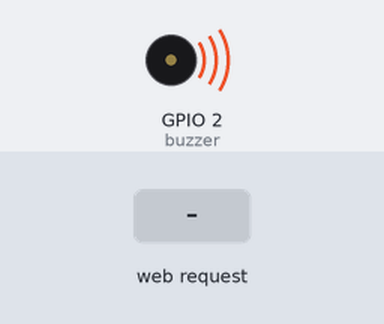
Bench run of a sketch on a simulated ESP8266 (NodeMCU). Parts: buzzer (waves = sounding, pin HIGH). The inputs (shaded band) are chosen by the test bench. EEPROM starts erased; what the sketch prints to the serial monitor is not drawn.

Above: at 2.2 s.
2.3 s: HTTP request GET /on received
At 2.95 s:
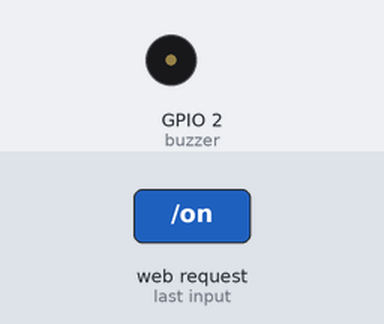
Timing chart, 0 to 6.3 s (numbered marks = the images above; inputs shaded):
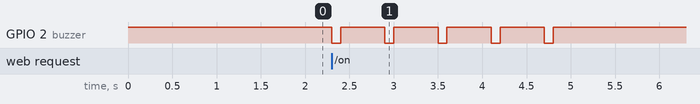

The sketch:

Tags_Arduino.ino
```cpp
#include <EEPROM.h>
#include <ESP8266WiFi.h>
#include <WiFiClient.h>
#include <ESP8266WebServer.h>
WiFiServer server(80);
char ssid[30];
char password[30];

int buzzer = 2;

String ssid_Arg;
String password_Arg;
String INDEX_HTML;
String ssidr = "";
String passwordr = "";

String read_string(int l, int p){
  String temp="";
  for (int n = p; n < l+p; ++n){
     if(char(EEPROM.read(n))!=';'){
        if(isWhitespace(char(EEPROM.read(n)))){
          //do nothing
        }else temp += String(char(EEPROM.read(n)));

     }else n=l+p;

    }
  return temp;
}

void setup() {
  pinMode(buzzer, OUTPUT);
  digitalWrite(buzzer,HIGH);
    INDEX_HTML = "<!DOCTYPE HTML>";
    INDEX_HTML +="<html>";
    INDEX_HTML +="<head>";
    INDEX_HTML +="<meta content=\"text/html; charset=ISO-8859-1\"";
    INDEX_HTML +=" http-equiv=\"content-type\">";
    INDEX_HTML +="<title>ESP8266 Web Form Demo</title>";
    INDEX_HTML +="</head>";
    INDEX_HTML +="<body>";
    INDEX_HTML +="<h1>ESP8266 Web Form Demo</h1>";
    INDEX_HTML +="<FORM action=\"/submit/test/pswd\" method=\"post\">";
    INDEX_HTML +="<P>";
    INDEX_HTML +=ssid_Arg;
    INDEX_HTML +="<br><label>ssid:&nbsp;</label>";
    INDEX_HTML +="<input size=\"30\" maxlength=\"30\" value=\"" ;
    INDEX_HTML +=ssidr;
    INDEX_HTML += "\" name=\"ssid\">";
    INDEX_HTML +="<br>";
    INDEX_HTML +=password_Arg;
    INDEX_HTML +="<br><label>Password:&nbsp;</label><input size=\"30\" maxlength=\"30\"  value=\"";
    INDEX_HTML +=passwordr;
    INDEX_HTML +=" \"name=\"Password\">";
    INDEX_HTML +="<br>";
    INDEX_HTML +="<INPUT type=\"submit\" value=\"Send\"> <INPUT type=\"reset\">";
    INDEX_HTML +="</P>";
    INDEX_HTML +="</FORM>";
    INDEX_HTML +="</body>";
    INDEX_HTML +="</html>";
	delay(1000);
	Serial.begin(115200);
 Serial.println("fg");
  EEPROM.begin(512);
  String string_Ssid="";
  String string_Password="";
  string_Ssid = read_string(30,0);
  string_Password= read_string(30,100);
  string_Ssid = "tag:"+string_Ssid;
  if(string_Ssid != ""){
    string_Password.toCharArray(password,30);
    string_Ssid.toCharArray(ssid,30);
  }
  Serial.println(ssid);
  WiFi.softAP(ssid, password);
	//server.on("/", handleRoot);
  //server.on("/on",handleOn);
  //server.on("/off",handleOff);
  //server.on("/submit",handleSubmit);
	server.begin();
 //server.send(200, "text/html", INDEX_HTML);
}

void handleOff(){
  digitalWrite(buzzer, HIGH);
}
/*void handleOn(){
    for (int i = 0; i < 5; i++){
    digitalWrite(buzzer, LOW);
    delay(100);
    digitalWrite(buzzer, HIGH);
    delay(500);
   // server.send(200, "text/html", "<H1>OK</h1>");
   client.println("HTTP/1.1 200 OK");
    client.println("Content-Type: text/html");
    client.println("");
    client.print("Done");
  }
}*/

void loop() {
  WiFiClient client = server.available();
  if (!client) {
    return;
  }

  while(!client.available()){
    delay(1);
  }

  String reg = client.readStringUntil('\r');
  String f = reg.substring(5,reg.indexOf(" HTTP"));

  Serial.println(f);
  //client.flush();
  if(f=="on"){
    for (int i = 0; i < 5; i++){
    digitalWrite(buzzer, LOW);
    delay(100);
    digitalWrite(buzzer, HIGH);
    delay(500);
  }
  client.println("HTTP/1.1 200 OK");
  client.println("Content-Type: text/html");
  client.println("");
  client.print("Done");
  return;
  }
  else if(f.indexOf(".ico")==-1){
    String sd = f.substring(0,f.indexOf("/"));
    String pd = f.substring(f.indexOf("/")+1,f.length());
    Serial.println(sd);
    Serial.println(pd);
    write_to_Memory(sd,pd);
    client.println("HTTP/1.1 200 OK");
    client.println("Content-Type: text/html");
    client.println("");
    client.print("Done");
    WiFi.disconnect();
    ESP.restart();
  }

  //client.flush();
 /* client.println("HTTP/1.1 200 OK");
  client.println("Content-Type: text/html");
  client.println("");
  client.print("Led pin is now: ");*/

}
/*void handleRoot() {
    server.send(200, "text/html", INDEX_HTML);
}
void handleSubmit(){
 write_to_Memory(String(server.arg("ssid")),String(server.arg("Password")));
  server.send(200, "text/html", INDEX_HTML);
WiFi.disconnect();
ESP.restart();
}*/
void write_to_Memory(String s,String p){
 s+=";";
 write_EEPROM(s,0);
 p+=";";
 write_EEPROM(p,100);
 EEPROM.commit();
}
void write_EEPROM(String x,int pos){
  for(int n=pos;n<x.length()+pos;n++){
     EEPROM.write(n,x[n-pos]);
  }
}
```

Measured:
- after the input at 2.3 s, GPIO 2 (buzzer): alternates HIGH for 0.50 s and LOW for 0.10 s, 10 changes in all, then stays HIGH, starting at once
